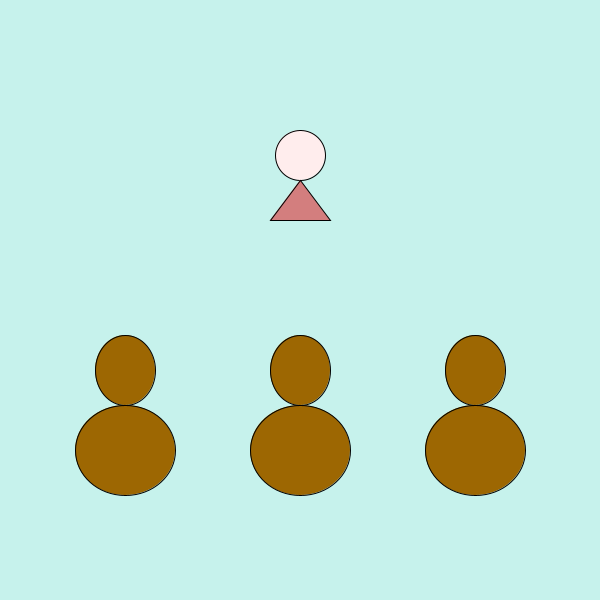
Frame 1 (no input)
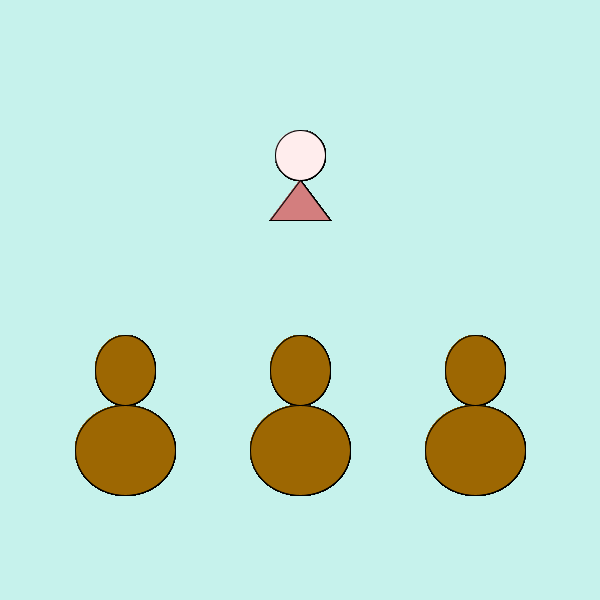
Frame 60 (the mouse pressed at the canvas centre just before this capture)
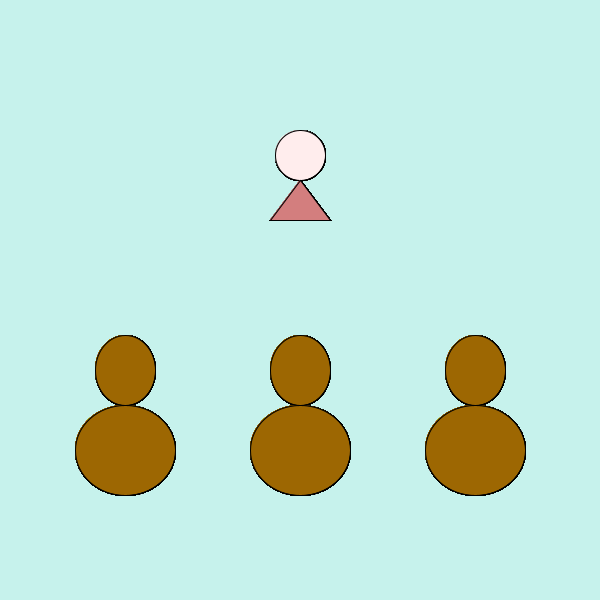
Frame 120 (the mouse held since frame 60 and released just before this capture)

The Processing sketch that drew these frames (run headless with seeded random() and noise(); from frame 60 on, the mouse is pressed at the canvas centre):

// Processing sketch: Goldilocks
// ── Goldilocks.pde
//intigers set
final int GoldilocksFace = color(255,237,237);
final int BearBodyRadius = 100;
final int BearBodyHeight = 90;
final int BearBodyY = 450;
final int BearHeadX = 475;
final int BearHeadY = 370;
final int BearHeadRadius = 60;
final int BearHeadHeight = 70;

int GoldilocksX;
int GoldilocksY;


void setup()
{
  size(600,600);
  background(198,242,236);
}

//Goldilocks Function
void Goldilocks()
{
 GoldilocksX = width/2;
 GoldilocksY = 155;
 
   //GoldilocksHead
  ellipseMode(CENTER);
  fill(GoldilocksFace);
  ellipse(GoldilocksX,GoldilocksY, 50,50);
 
 //GoldilocksBody
 fill(211,126,126);
 triangle(GoldilocksX,
          GoldilocksY + 25,
          GoldilocksX - 30,
          220,
         GoldilocksX + 30,
          220 );

 
}

//Bear Function
void Bear()
{
  fill(157,103,2);
 //BearBody
 ellipseMode(CENTER);
 ellipse(BearHeadX - 350,BearBodyY,BearBodyRadius,BearBodyHeight);
 ellipse(BearHeadX - 175,BearBodyY,BearBodyRadius,BearBodyHeight);
 ellipse(BearHeadX,BearBodyY,BearBodyRadius,BearBodyHeight);
 //BearHead
 ellipse(BearHeadX - 350,BearHeadY, BearHeadRadius,BearHeadHeight);
 ellipse(BearHeadX - 175,BearHeadY,BearHeadRadius,BearHeadHeight);
 ellipse(BearHeadX,BearHeadY,BearHeadRadius,BearHeadHeight);


}
  
  
 //Draw Function 
void draw()
{
Goldilocks();
 Bear();
}
